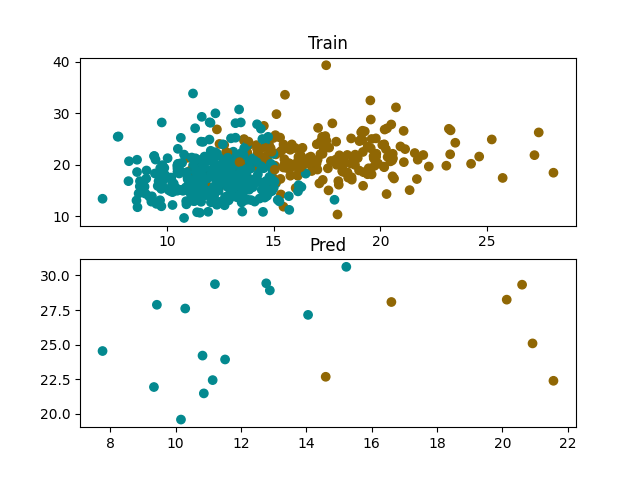

This chart was generated by the following Python code:
from posixpath import basename, splitext
from numpy.lib.shape_base import split
from sklearn import datasets
import numpy as np
from collections import Counter
import matplotlib.pyplot as plt
import random
import os
import pdb

def visualize(diabetes_X_train, diabetes_y_train, diabetes_X_test, pred_y_label, save_path):
    # color
    label_choice = set(diabetes_y_train.tolist())
    color_map = {l: (random.random(), random.random(), random.random()) for l in label_choice}
    diabetes_y_colors = np.zeros((diabetes_y_train.shape[0], 3))
    pred_y_colors = np.zeros((pred_y_label.shape[0], 3))
    for key, value in color_map.items():
        diabetes_y_colors[diabetes_y_train == key] = value
        pred_y_colors[pred_y_label == key] = value

    fig, axs = plt.subplots(2, 1)
    axs[0].set_title("Train")
    axs[0].scatter(diabetes_X_train[:, 0], diabetes_X_train[:, 1], c=diabetes_y_colors)
    axs[1].set_title("Pred")
    axs[1].scatter(diabetes_X_test[:, 0], diabetes_X_test[:, 1], c=pred_y_colors)
    fig.savefig(save_path)
  

def load_data():
    diabetes_X, diabetes_y = datasets.load_breast_cancer(return_X_y=True)
    # Use only one feature
    diabetes_X = diabetes_X[:, :2]

    # Split the data into training/testing sets
    diabetes_X_train = diabetes_X[:-20]
    diabetes_X_test = diabetes_X[-20:]

    # Split the targets into training/testing sets
    diabetes_y_train = diabetes_y[:-20]
    diabetes_y_test = diabetes_y[-20:]
    return diabetes_X_train, diabetes_y_train, diabetes_X_test, diabetes_y_test

def knn_algorithm(train_feature, train_label, test_feature, k=10):
    nums = len(test_feature)
    pred_test_label = []
    for i in range(nums):
        dis = ((test_feature[i, 0] - train_feature[:, 0]) ** 2 + (test_feature[i, 1] - train_feature[:, 1]) ** 2) ** 0.5
        k_index = np.argsort(dis)[:k]
        knn_label = train_label[k_index]
        count_set = Counter(knn_label)
        pred_test_label.append(count_set.most_common()[0][0])
    return np.array(pred_test_label)

def main():
    diabetes_X_train, diabetes_y_train, diabetes_X_test, diabetes_y_test = load_data()
    pred_test_label = knn_algorithm(diabetes_X_train, diabetes_y_train, diabetes_X_test)
    correct_num =  np.sum((diabetes_y_test - pred_test_label) == 0)
    print("Acc: {:.2f}".format(correct_num / len(diabetes_y_test)))

    # vis
    save_path = os.path.join(os.path.dirname(__file__), os.path.basename(__file__).split(".")[0])
    visualize(diabetes_X_train, diabetes_y_train, diabetes_X_test, pred_test_label, save_path)

if __name__ == "__main__":
    main()
